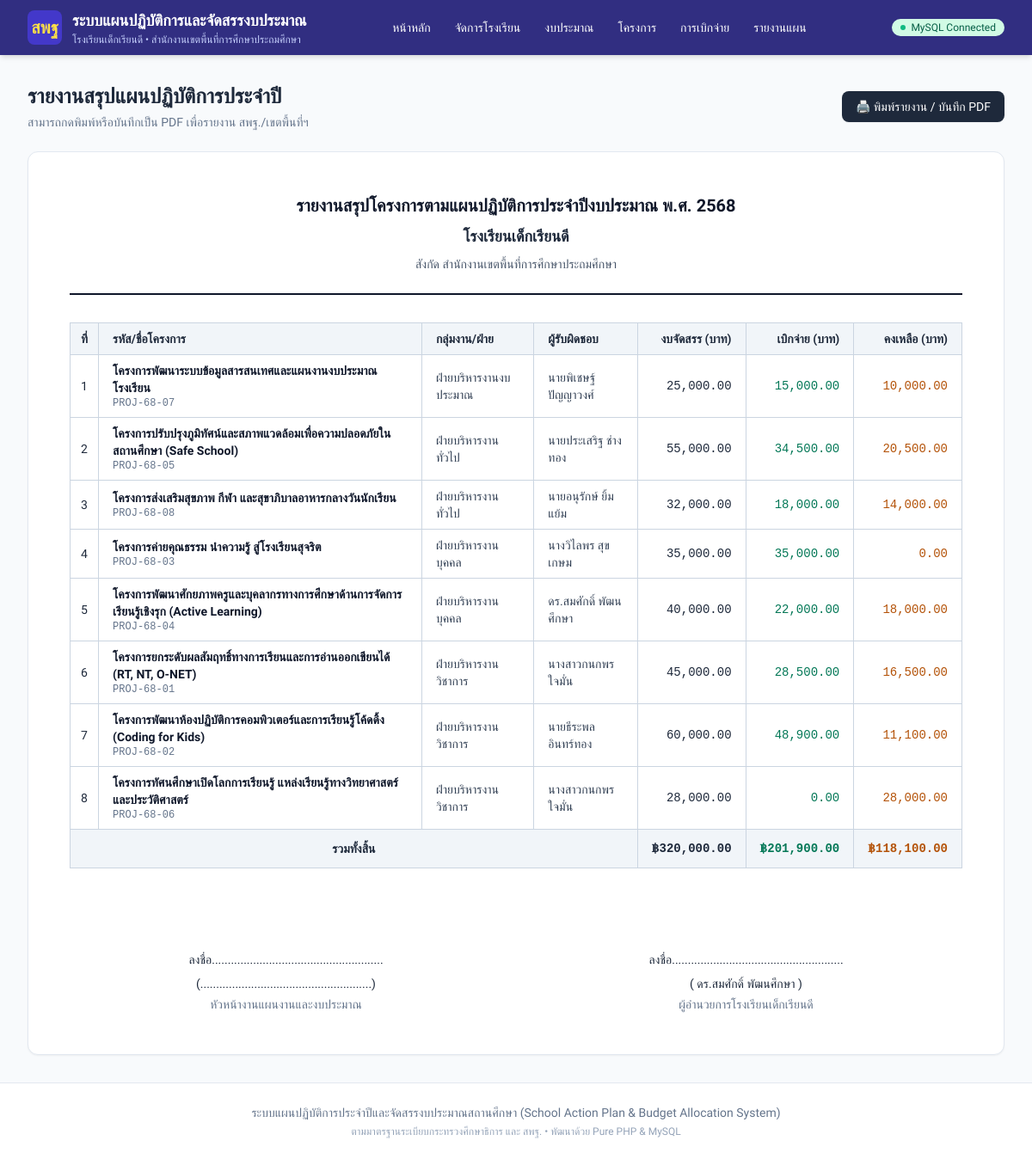
The app's page /php_app/reports/index.php with its own data.
### tables this page shows
CREATE TABLE IF NOT EXISTS `schools` (
  `id` INT UNSIGNED NOT NULL AUTO_INCREMENT,
  `school_code` VARCHAR(20) NOT NULL COMMENT 'รหัสสถานศึกษา 10 หลัก',
  `smis_code` VARCHAR(8) NOT NULL COMMENT 'รหัสสมัคร SMIS 8 หลัก สำหรับเปิดใช้งาน',
  `is_active` TINYINT(1) NOT NULL DEFAULT 1 COMMENT 'สถานะ: 1=เปิดใช้งาน, 0=ปิด/ระงับการใช้งาน',
  `school_key` VARCHAR(50) NOT NULL COMMENT 'School ID / Tenant Key ป้องกันข้อมูลชนกัน',
  `admin_username` VARCHAR(50) NOT NULL DEFAULT 'admin' COMMENT 'ID ผู้ดูแลระบบของโรงเรียน',
  `admin_password_plain` VARCHAR(100) DEFAULT '123456' COMMENT 'รหัสผ่านเข้าใช้งานของโรงเรียน',
  `admin_password_hash` VARCHAR(255) DEFAULT NULL COMMENT 'รหัสผ่านแฮช',
  `name` VARCHAR(255) NOT NULL COMMENT 'ชื่อโรงเรียน',
  `address` VARCHAR(255) DEFAULT NULL COMMENT 'ที่อยู่ / หมู่บ้าน',
  `subdistrict` VARCHAR(100) DEFAULT NULL COMMENT 'ตำบล / แขวง',
  `district` VARCHAR(100) DEFAULT NULL COMMENT 'อำเภอ / เขต',
  `province` VARCHAR(100) DEFAULT NULL COMMENT 'จังหวัด',
  `zipcode` VARCHAR(10) DEFAULT NULL COMMENT 'รหัสไปรษณีย์',
  `affiliation` VARCHAR(255) DEFAULT 'สำนักงานคณะกรรมการการศึกษาขั้นพื้นฐาน (สพฐ.)' COMMENT 'สังกัด',
  `education_area` VARCHAR(255) DEFAULT NULL COMMENT 'เขตพื้นที่การศึกษา',
  `fiscal_year` INT UNSIGNED DEFAULT 2568 COMMENT 'ปีงบประมาณปัจจุบัน',
  `director_name` VARCHAR(150) DEFAULT NULL COMMENT 'ชื่อผู้อำนวยการ',
  `phone` VARCHAR(50) DEFAULT NULL COMMENT 'เบอร์โทรศัพท์',
  `email` VARCHAR(100) DEFAULT NULL COMMENT 'อีเมล',
  `student_count` INT UNSIGNED DEFAULT 0 COMMENT 'จำนวนนักเรียน',
  `project_count` INT UNSIGNED DEFAULT 0 COMMENT 'จำนวนโครงการ',
  `total_budget` DECIMAL(15,2) DEFAULT 0.00 COMMENT 'งบประมาณรวม',
  `logo_url` LONGTEXT DEFAULT NULL COMMENT 'โลโก้โรงเรียน (รองรับ base64 data url และ web url)',
  `notes` TEXT DEFAULT NULL COMMENT 'หมายเหตุ / บันทึกการเปิดใช้งาน',
  `created_at` TIMESTAMP DEFAULT CURRENT_TIMESTAMP,
  `updated_at` TIMESTAMP DEFAULT CURRENT_TIMESTAMP ON UPDATE CURRENT_TIMESTAMP,
  PRIMARY KEY (`id`),
  UNIQUE KEY `idx_school_code` (`school_code`),
  UNIQUE KEY `idx_smis_code` (`smis_code`),
  UNIQUE KEY `idx_school_key` (`school_key`)
);

CREATE TABLE IF NOT EXISTS `projects` (
  `id` INT UNSIGNED NOT NULL AUTO_INCREMENT,
  `school_id` INT UNSIGNED NOT NULL,
  `fiscal_year_id` INT UNSIGNED NOT NULL,
  `strategy_id` INT UNSIGNED DEFAULT NULL,
  `goal_id` INT UNSIGNED DEFAULT NULL,
  `indicator_id` INT UNSIGNED DEFAULT NULL,
  `project_code` VARCHAR(50) NOT NULL COMMENT 'รหัสโครงการ เช่น PROJ-68-01',
  `project_name` VARCHAR(255) NOT NULL COMMENT 'ชื่อโครงการ',
  `rationale` TEXT DEFAULT NULL COMMENT 'หลักการและเหตุผล',
  `objectives` TEXT DEFAULT NULL COMMENT 'วัตถุประสงค์',
  `quantitative_goals` TEXT DEFAULT NULL COMMENT 'เป้าหมายเชิงปริมาณ',
  `qualitative_goals` TEXT DEFAULT NULL COMMENT 'เป้าหมายเชิงคุณภาพ',
  `kpis` TEXT DEFAULT NULL COMMENT 'ตัวชี้วัดความสำเร็จ',
  `procedures` TEXT DEFAULT NULL COMMENT 'วิธีดำเนินงาน/ขั้นตอน',
  `duration_start` DATE DEFAULT NULL COMMENT 'วันเริ่มโครงการ',
  `duration_end` DATE DEFAULT NULL COMMENT 'วันสิ้นสุดโครงการ',
  `location` VARCHAR(255) DEFAULT NULL COMMENT 'สถานที่ดำเนินงาน',
  `target_group` VARCHAR(255) DEFAULT NULL COMMENT 'กลุ่มเป้าหมาย',
  `responsible_person` VARCHAR(150) NOT NULL COMMENT 'ผู้รับผิดชอบโครงการ',
  `responsible_id` INT UNSIGNED DEFAULT NULL COMMENT 'อ้างอิง user_id',
  `proposer_name` VARCHAR(150) DEFAULT NULL COMMENT 'ชื่อ-สกุล ครูผู้เสนอโครงการ',
  `proposer_citizen_id` VARCHAR(13) DEFAULT NULL COMMENT 'เลขประจำตัวประชาชน 13 หลัก ของครูผู้เสนอโครงการ',
  `original_budget` DECIMAL(14, 2) DEFAULT NULL COMMENT 'งบประมาณเดิมก่อนปรับเปลี่ยน',
  `budget_adjusted_at` TIMESTAMP NULL DEFAULT NULL COMMENT 'วันเวลาที่ปรับงบประมาณ',
  `budget_adjusted_by` VARCHAR(150) DEFAULT NULL COMMENT 'ผู้มีอำนาจที่อนุมัติปรับงบ',
  `budget_adjustment_reason` TEXT DEFAULT NULL COMMENT 'เหตุผลการปรับเปลี่ยนงบประมาณ',
  `closed_at` TIMESTAMP NULL DEFAULT NULL COMMENT 'วันเวลาที่ปิดโครงการ',
  `closed_by` VARCHAR(150) DEFAULT NULL COMMENT 'ผู้ปิดโครงการ',
  `closure_notes` TEXT DEFAULT NULL COMMENT 'บันทึกสรุปผลการดำเนินงานเมื่อปิดโครงการ',
  `attachment_name` VARCHAR(255) DEFAULT NULL COMMENT 'ชื่อไฟล์แนบโครงการหรือลิงก์เอกสาร',
  `department` VARCHAR(100) NOT NULL COMMENT 'ฝ่าย/งานที่รับผิดชอบ',
  `budget_source` VARCHAR(150) NOT NULL COMMENT 'แหล่งงบประมาณ',
  `allocated_budget` DECIMAL(14, 2) NOT NULL DEFAULT 0.00 COMMENT 'งบประมาณที่จัดสรร',
  `spent_budget` DECIMAL(14, 2) NOT NULL DEFAULT 0.00 COMMENT 'งบประมาณที่ใช้ไป',
  `remaining_budget` DECIMAL(14, 2) NOT NULL DEFAULT 0.00 COMMENT 'งบประมาณคงเหลือ',
  `status` ENUM('not_started', 'in_progress', 'completed') NOT NULL DEFAULT 'not_started' COMMENT 'สถานะโครงการ',
  `approval_status` ENUM('draft', 'pending', 'approved', 'rejected') NOT NULL DEFAULT 'approved' COMMENT 'สถานะอนุมัติ',
  `sort_order` INT UNSIGNED DEFAULT 1,
  `created_at` TIMESTAMP DEFAULT CURRENT_TIMESTAMP,
  `updated_at` TIMESTAMP DEFAULT CURRENT_TIMESTAMP ON UPDATE CURRENT_TIMESTAMP,
  PRIMARY KEY (`id`),
  UNIQUE KEY `idx_proj_code` (`school_id`, `fiscal_year_id`, `project_code`),
  CONSTRAINT `fk_proj_school` FOREIGN KEY (`school_id`) REFERENCES `schools` (`id`) ON DELETE CASCADE,
  CONSTRAINT `fk_proj_fy` FOREIGN KEY (`fiscal_year_id`) REFERENCES `fiscal_years` (`id`) ON DELETE CASCADE
);

### php_app/config/db.php (called while the page is built, shortened)
<?php
function getActiveSchool($pdo) {
    $activeId = $_SESSION['active_school_id'] ?? null;
    if ($activeId) {
        $stmt = $pdo->prepare("SELECT * FROM `schools` WHERE `id` = ? LIMIT 1");
        $stmt->execute([$activeId]);
        $school = $stmt->fetch();
        if ($school) return $school;
    }
    try {
        $stmt = $pdo->query("SELECT * FROM `schools` WHERE `is_active` = 1 ORDER BY `id` ASC LIMIT 1");
        $school = $stmt->fetch();
        if ($school) {
            return $school;
        }
    } catch (Exception $e) {}
    return [
        'id' => 1,
        'name' => 'โรงเรียนของคุณ (กรุณาเพิ่มโรงเรียน)',
        'director_name' => '',
        'province' => '',
        'education_area' => '',
    ];
}

### php_app/reports/index.php (the view, shortened to what this page needs)
<?php
require_once __DIR__ . '/../config/db.php';
$pdo = getDbConnection();
$activeSchool = getActiveSchool($pdo);
$schoolId = $activeSchool['id'] ?? 1;
$projects = [];
$totalAllocated = 0.00;
$totalSpent = 0.00;
$totalRemaining = 0.00;
if ($pdo) {
    try {
        $stmt = $pdo->prepare("SELECT * FROM `projects` WHERE `school_id` = ? ORDER BY `department` ASC, `id` ASC");
        $stmt->execute([$schoolId]);
        $projects = $stmt->fetchAll();
        foreach ($projects as $p) {
            $totalAllocated += floatval($p['allocated_budget'] ?? 0);
            $totalSpent += floatval($p['spent_budget'] ?? 0);
            $totalRemaining += floatval($p['remaining_budget'] ?? 0);
        }
    } catch (Exception $e) {}
}
require_once __DIR__ . '/../includes/header.php';
?>
<div class="space-y-6">
    <div class="flex justify-between items-center no-print">
        <div>
            <h1 class="text-2xl font-bold text-slate-800">รายงานสรุปแผนปฏิบัติการประจำปี</h1>
            <p class="text-sm text-slate-500 mt-1">สามารถกดพิมพ์หรือบันทึกเป็น PDF เพื่อรายงาน สพฐ./เขตพื้นที่ฯ</p>
        </div>
        <button onclick="window.print();" class="px-4 py-2 bg-slate-800 hover:bg-slate-900 text-white text-sm font-medium rounded-lg shadow-sm transition">
            🖨️ พิมพ์รายงาน / บันทึก PDF
        </button>
    </div>
    <div class="bg-white p-8 sm:p-12 rounded-xl shadow-sm border border-slate-200">
        <div class="text-center space-y-2 border-b-2 border-slate-900 pb-6 mb-8">
            <h2 class="text-xl font-bold text-slate-900">
                รายงานสรุปโครงการตามแผนปฏิบัติการประจำปีงบประมาณ พ.ศ. 2568
            </h2>
            <h3 class="text-lg font-semibold text-slate-800">
                <?= htmlspecialchars($activeSchool['name']) ?>
            </h3>
            <p class="text-sm text-slate-600">
                สังกัด <?= htmlspecialchars($activeSchool['education_area'] ?: 'สำนักงานคณะกรรมการการศึกษาขั้นพื้นฐาน') ?>
            </p>
        </div>
        <div class="overflow-x-auto">
            <table class="min-w-full divide-y divide-slate-300 border border-slate-300 text-sm">
                <thead class="bg-slate-100">
                    <tr>
                        <th class="px-3 py-2 border border-slate-300 text-center font-bold">ที่</th>
                        <th class="px-4 py-2 border border-slate-300 text-left font-bold">รหัส/ชื่อโครงการ</th>
                        <th class="px-4 py-2 border border-slate-300 text-left font-bold">กลุ่มงาน/ฝ่าย</th>
                        <th class="px-4 py-2 border border-slate-300 text-left font-bold">ผู้รับผิดชอบ</th>
                        <th class="px-4 py-2 border border-slate-300 text-right font-bold">งบจัดสรร (บาท)</th>
                        <th class="px-4 py-2 border border-slate-300 text-right font-bold">เบิกจ่าย (บาท)</th>
                        <th class="px-4 py-2 border border-slate-300 text-right font-bold">คงเหลือ (บาท)</th>
                    </tr>
                </thead>
                <tbody class="divide-y divide-slate-200">
                    <?php if (empty($projects)): ?>
                        <tr>
                            <td colspan="7" class="px-4 py-8 text-center text-slate-400">
                                ยังไม่มีข้อมูลโครงการในแผนปฏิบัติการ
                            </td>
                        </tr>
                    <?php else: ?>
                        <?php $idx = 1; foreach ($projects as $p): ?>
                            <tr>
                                <td class="px-3 py-2 border border-slate-300 text-center"><?= $idx++ ?></td>
                                <td class="px-4 py-2 border border-slate-300">
                                    <div class="font-semibold text-slate-900"><?= htmlspecialchars($p['project_name']) ?></div>
                                    <div class="text-xs text-slate-500 font-mono"><?= htmlspecialchars($p['project_code'] ?? '') ?></div>
                                </td>
                                <td class="px-4 py-2 border border-slate-300 text-slate-700"><?= htmlspecialchars($p['department'] ?? '-') ?></td>
                                <td class="px-4 py-2 border border-slate-300 text-slate-700"><?= htmlspecialchars($p['responsible_person'] ?? '-') ?></td>
                                <td class="px-4 py-2 border border-slate-300 text-right font-mono"><?= number_format($p['allocated_budget'] ?? 0, 2) ?></td>
                                <td class="px-4 py-2 border border-slate-300 text-right font-mono text-emerald-700"><?= number_format($p['spent_budget'] ?? 0, 2) ?></td>
                                <td class="px-4 py-2 border border-slate-300 text-right font-mono text-amber-700"><?= number_format($p['remaining_budget'] ?? 0, 2) ?></td>
                            </tr>
                        <?php endforeach; ?>
                    <?php endif; ?>
                </tbody>
                <tfoot class="bg-slate-100 font-bold">
                    <tr>
                        <td colspan="4" class="px-4 py-3 border border-slate-300 text-center">รวมทั้งสิ้น</td>
                        <td class="px-4 py-3 border border-slate-300 text-right font-mono">฿<?= number_format($totalAllocated, 2) ?></td>
                        <td class="px-4 py-3 border border-slate-300 text-right font-mono text-emerald-700">฿<?= number_format($totalSpent, 2) ?></td>
                        <td class="px-4 py-3 border border-slate-300 text-right font-mono text-amber-700">฿<?= number_format($totalRemaining, 2) ?></td>
                    </tr>
                </tfoot>
            </table>
        </div>
        <div class="grid grid-cols-2 gap-8 mt-16 pt-8 text-center text-sm">
            <div>
                <p>ลงชื่อ......................................................</p>
                <p class="mt-2">(......................................................)</p>
                <p class="text-slate-500 mt-1">หัวหน้างานแผนงานและงบประมาณ</p>
            </div>
            <div>
                <p>ลงชื่อ......................................................</p>
                <p class="mt-2">( <?= htmlspecialchars($activeSchool['director_name'] ?: '......................................................') ?> )</p>
                <p class="text-slate-500 mt-1">ผู้อำนวยการ<?= htmlspecialchars($activeSchool['name']) ?></p>
            </div>
        </div>
    </div>
</div>
<?php require_once __DIR__ . '/../includes/footer.php'; ?>

### php_app/includes/header.php (shortened to what this page needs)
<?php
if (!defined('APP_INIT')) {
    require_once __DIR__ . '/../config/db.php';
}
$pdo = getDbConnection();
$activeSchool = getActiveSchool($pdo);
?>
<!DOCTYPE html>
<html lang="th">
<head>
    <script src="https://cdn.tailwindcss.com"></script>
</head>
<body class="bg-slate-50 text-slate-800 min-h-screen flex flex-col">
    <header class="bg-indigo-900 text-white shadow-md no-print">
        <div class="max-w-7xl mx-auto px-4 sm:px-6 lg:px-8">
            <div class="flex items-center justify-between h-16">
                <div class="flex items-center space-x-3">
                    <div class="w-10 h-10 rounded-lg bg-indigo-700 flex items-center justify-center font-bold text-xl text-yellow-300">
                        สพฐ
                    </div>
                    <div>
                        <a href="/php_app/index.php" class="font-bold text-lg hover:text-yellow-200 transition">
                            ระบบแผนปฏิบัติการและจัดสรรงบประมาณ
                        </a>
                        <div class="text-xs text-indigo-200">
                            <?= htmlspecialchars($activeSchool['name'] ?? 'โรงเรียนของท่าน') ?>
                            <?php if (!empty($activeSchool['education_area'])): ?>
                                • <?= htmlspecialchars($activeSchool['education_area']) ?>
                            <?php endif; ?>
                        </div>
                    </div>
                </div>
                <nav class="hidden md:flex space-x-1">
                    <a href="/php_app/index.php" class="px-3 py-2 rounded-md text-sm font-medium hover:bg-indigo-800 transition">
                        หน้าหลัก
                    </a>
                    <a href="/php_app/schools/index.php" class="px-3 py-2 rounded-md text-sm font-medium hover:bg-indigo-800 transition">
                        จัดการโรงเรียน
                    </a>
                    <a href="/php_app/budget/index.php" class="px-3 py-2 rounded-md text-sm font-medium hover:bg-indigo-800 transition">
                        งบประมาณ
                    </a>
                    <a href="/php_app/projects/index.php" class="px-3 py-2 rounded-md text-sm font-medium hover:bg-indigo-800 transition">
                        โครงการ
                    </a>
                    <a href="/php_app/transactions/index.php" class="px-3 py-2 rounded-md text-sm font-medium hover:bg-indigo-800 transition">
                        การเบิกจ่าย
                    </a>
                    <a href="/php_app/reports/index.php" class="px-3 py-2 rounded-md text-sm font-medium hover:bg-indigo-800 transition">
                        รายงานแผน
                    </a>
                </nav>
                <div class="flex items-center space-x-2">
                    <?php if ($pdo): ?>
                        <span class="inline-flex items-center px-2.5 py-0.5 rounded-full text-xs font-medium bg-emerald-100 text-emerald-800">
                            <span class="w-1.5 h-1.5 mr-1.5 bg-emerald-500 rounded-full"></span>
                            MySQL Connected
                        </span>
                    <?php endif; ?>
                </div>
            </div>
        </div>
    </header>
    <main class="flex-grow max-w-7xl w-full mx-auto px-4 sm:px-6 lg:px-8 py-8">

### php_app/includes/header.php (style rules this page uses)
body { font-family: 'Sarabun', sans-serif; }

### records on screen
schools: name "โรงเรียนเด็กเรียนดี", education_area "สำนักงานเขตพื้นที่การศึกษาประถมศึกษา", director_name "ดร.สมศักดิ์ พัฒนศึกษา"
projects: project_name "โครงการพัฒนาระบบข้อมูลสารสนเทศและแผนงานงบประมาณโรงเรียน", project_code "PROJ-68-07", department "ฝ่ายบริหารงานงบประมาณ", responsible_person "นายพิเชษฐ์ ปัญญาวงศ์", allocated_budget "25,000.00", spent_budget "15,000.00", remaining_budget "10,000.00"
projects: project_name "โครงการปรับปรุงภูมิทัศน์และสภาพแวดล้อมเพื่อความปลอดภัยในสถานศึกษา (Safe School)", project_code "PROJ-68-05", department "ฝ่ายบริหารงานทั่วไป", responsible_person "นายประเสริฐ ช่างทอง", allocated_budget "55,000.00", spent_budget "34,500.00", remaining_budget "20,500.00"
projects: project_name "โครงการส่งเสริมสุขภาพ กีฬา และสุขาภิบาลอาหารกลางวันนักเรียน", project_code "PROJ-68-08", department "ฝ่ายบริหารงานทั่วไป", responsible_person "นายอนุรักษ์ ยิ้มแย้ม", allocated_budget "32,000.00", spent_budget "18,000.00", remaining_budget "14,000.00"
projects: project_name "โครงการค่ายคุณธรรม นำความรู้ สู่โรงเรียนสุจริต", project_code "PROJ-68-03", department "ฝ่ายบริหารงานบุคคล", responsible_person "นางวิไลพร สุขเกษม", allocated_budget "35,000.00", spent_budget "35,000.00", remaining_budget "0.00"
projects: project_name "โครงการพัฒนาศักยภาพครูและบุคลากรทางการศึกษาด้านการจัดการเรียนรู้เชิงรุก (Active Learning)", project_code "PROJ-68-04", department "ฝ่ายบริหารงานบุคคล", responsible_person "ดร.สมศักดิ์ พัฒนศึกษา", allocated_budget "40,000.00", spent_budget "22,000.00", remaining_budget "18,000.00"
projects: project_name "โครงการยกระดับผลสัมฤทธิ์ทางการเรียนและการอ่านออกเขียนได้ (RT, NT, O-NET)", project_code "PROJ-68-01", department "ฝ่ายบริหารงานวิชาการ", responsible_person "นางสาวกนกพร ใจมั่น", allocated_budget "45,000.00", spent_budget "28,500.00", remaining_budget "16,500.00"
projects: project_name "โครงการพัฒนาห้องปฏิบัติการคอมพิวเตอร์และการเรียนรู้โค้ดดิ้ง (Coding for Kids)", project_code "PROJ-68-02", department "ฝ่ายบริหารงานวิชาการ", responsible_person "นายธีระพล อินทร์ทอง", allocated_budget "60,000.00", spent_budget "48,900.00", remaining_budget "11,100.00"
projects: project_name "โครงการทัศนศึกษาเปิดโลกการเรียนรู้ แหล่งเรียนรู้ทางวิทยาศาสตร์และประวัติศาสตร์", project_code "PROJ-68-06", department "ฝ่ายบริหารงานวิชาการ", responsible_person "นางสาวกนกพร ใจมั่น", allocated_budget "28,000.00", spent_budget "0.00", remaining_budget "28,000.00"

### other values on screen
$totalAllocated "320,000.00"
$totalSpent "201,900.00"
$totalRemaining "118,100.00"
